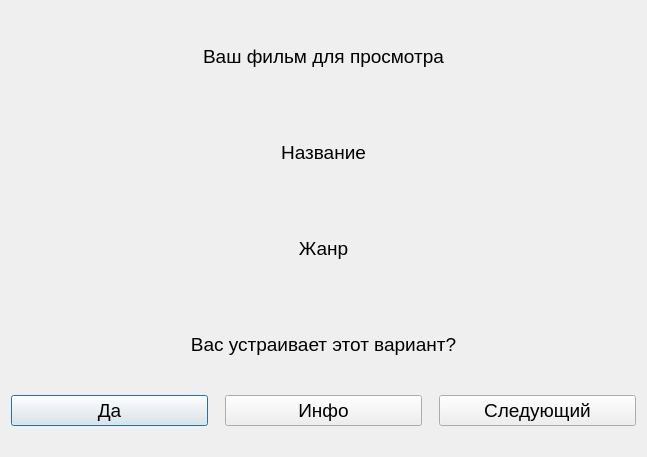
<?xml version="1.0" encoding="UTF-8"?>
<ui version="4.0">
 <class>Dialog_select1</class>
 <widget class="QDialog" name="Dialog_select1">
  <property name="geometry">
   <rect>
    <x>0</x>
    <y>0</y>
    <width>647</width>
    <height>457</height>
   </rect>
  </property>
  <property name="windowTitle">
   <string>Dialog</string>
  </property>
  <layout class="QVBoxLayout" name="verticalLayout">
   <item>
    <widget class="QLabel" name="label">
     <property name="font">
      <font>
       <pointsize>14</pointsize>
      </font>
     </property>
     <property name="layoutDirection">
      <enum>Qt::LeftToRight</enum>
     </property>
     <property name="text">
      <string>Ваш фильм для просмотра</string>
     </property>
     <property name="alignment">
      <set>Qt::AlignCenter</set>
     </property>
    </widget>
   </item>
   <item>
    <widget class="QLabel" name="Dia_name">
     <property name="font">
      <font>
       <pointsize>14</pointsize>
      </font>
     </property>
     <property name="text">
      <string>Название</string>
     </property>
     <property name="alignment">
      <set>Qt::AlignCenter</set>
     </property>
    </widget>
   </item>
   <item>
    <widget class="QLabel" name="Dia_ganre">
     <property name="font">
      <font>
       <pointsize>14</pointsize>
      </font>
     </property>
     <property name="text">
      <string>Жанр</string>
     </property>
     <property name="alignment">
      <set>Qt::AlignCenter</set>
     </property>
    </widget>
   </item>
   <item>
    <widget class="QLabel" name="label_3">
     <property name="font">
      <font>
       <pointsize>14</pointsize>
      </font>
     </property>
     <property name="text">
      <string>Вас устраивает этот вариант?</string>
     </property>
     <property name="alignment">
      <set>Qt::AlignCenter</set>
     </property>
    </widget>
   </item>
   <item>
    <layout class="QGridLayout" name="gridLayout">
     <property name="sizeConstraint">
      <enum>QLayout::SetMinimumSize</enum>
     </property>
     <property name="horizontalSpacing">
      <number>17</number>
     </property>
     <item row="0" column="0">
      <widget class="QPushButton" name="pushButton_yes">
       <property name="font">
        <font>
         <pointsize>14</pointsize>
        </font>
       </property>
       <property name="text">
        <string>Да</string>
       </property>
      </widget>
     </item>
     <item row="0" column="1">
      <widget class="QPushButton" name="pushButton_info">
       <property name="font">
        <font>
         <pointsize>14</pointsize>
        </font>
       </property>
       <property name="text">
        <string>Инфо</string>
       </property>
      </widget>
     </item>
     <item row="0" column="2">
      <widget class="QPushButton" name="pushButton_next">
       <property name="font">
        <font>
         <pointsize>14</pointsize>
        </font>
       </property>
       <property name="text">
        <string>Следующий</string>
       </property>
      </widget>
     </item>
    </layout>
   </item>
   <item>
    <spacer name="verticalSpacer">
     <property name="orientation">
      <enum>Qt::Vertical</enum>
     </property>
     <property name="sizeType">
      <enum>QSizePolicy::Fixed</enum>
     </property>
     <property name="sizeHint" stdset="0">
      <size>
       <width>20</width>
       <height>20</height>
      </size>
     </property>
    </spacer>
   </item>
  </layout>
 </widget>
 <resources/>
 <connections/>
</ui>
